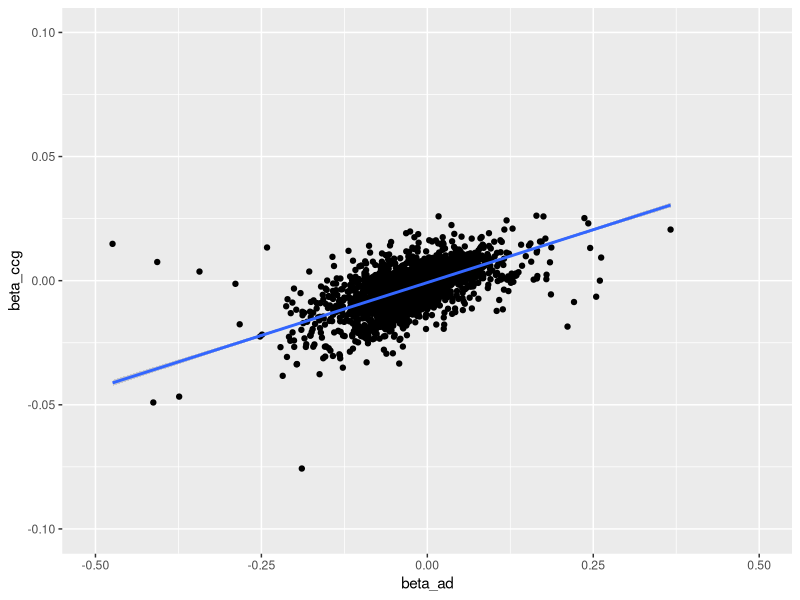

Generate this figure with R:
library(readr)
library(dplyr)
library(ggplot2)

# these input files are generated by fig5c-d_snrna_analysis.R
df_deg_ad <- read_tsv('input/fig6b_deg_correlation/AD_DEG.txt')
df_deg_ccg <- read_tsv('input/fig6a_deg_count/FAM193B_CCG_deg_in_NC.txt')

# merge tables
df_deg_merge <- inner_join(select(df_deg_ad, primerid, beta_ad = coef),
                           filter(df_deg_ccg, celltype == 'neuron') %>% select(primerid, beta_ccg = coef)) %>%
                filter(!is.na(beta_ad), !is.na(beta_ccg))

# this is used to plot Fig. 6b
if(! dir.exists("output/fig6b_deg_correlation")) dir.create("output/fig6b_deg_correlation", recursive = T)
pdf("output/fig6b_deg_correlation/fig6b.deg_correlation.pdf")
ggplot(df_deg_merge, aes(beta_ad, beta_ccg)) +
    geom_point() + geom_smooth(method='lm') +
    xlim(-0.5, 0.5) + ylim(-0.1, 0.1)
dev.off()

# report statistics
cat("######## Statistical results ########\n")
result <- cor.test(df_deg_merge$beta_ad, df_deg_merge$beta_ccg)
cat("r: ", result$estimate, "\n")
cat("P: ", result$p.value, "\n")
